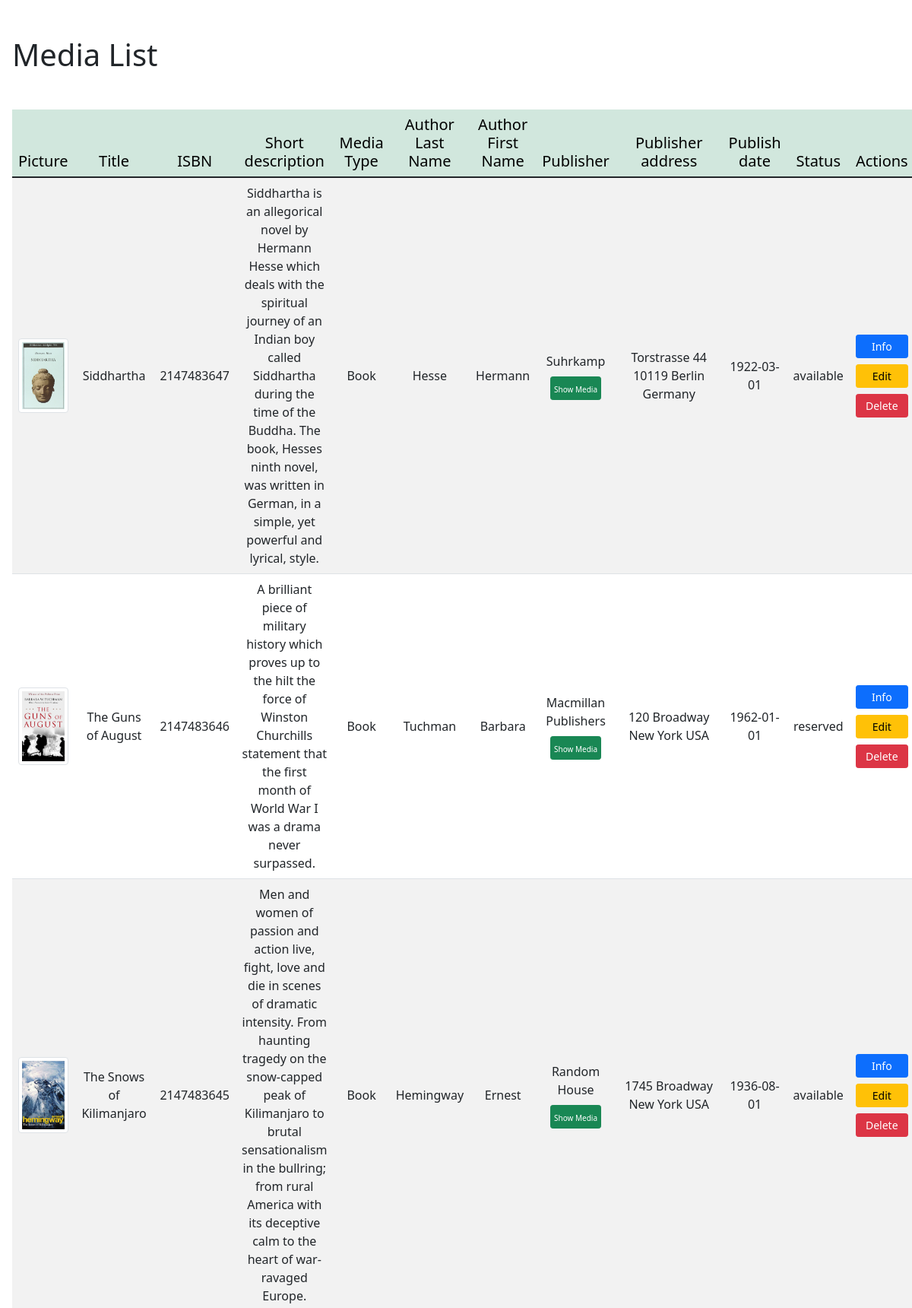
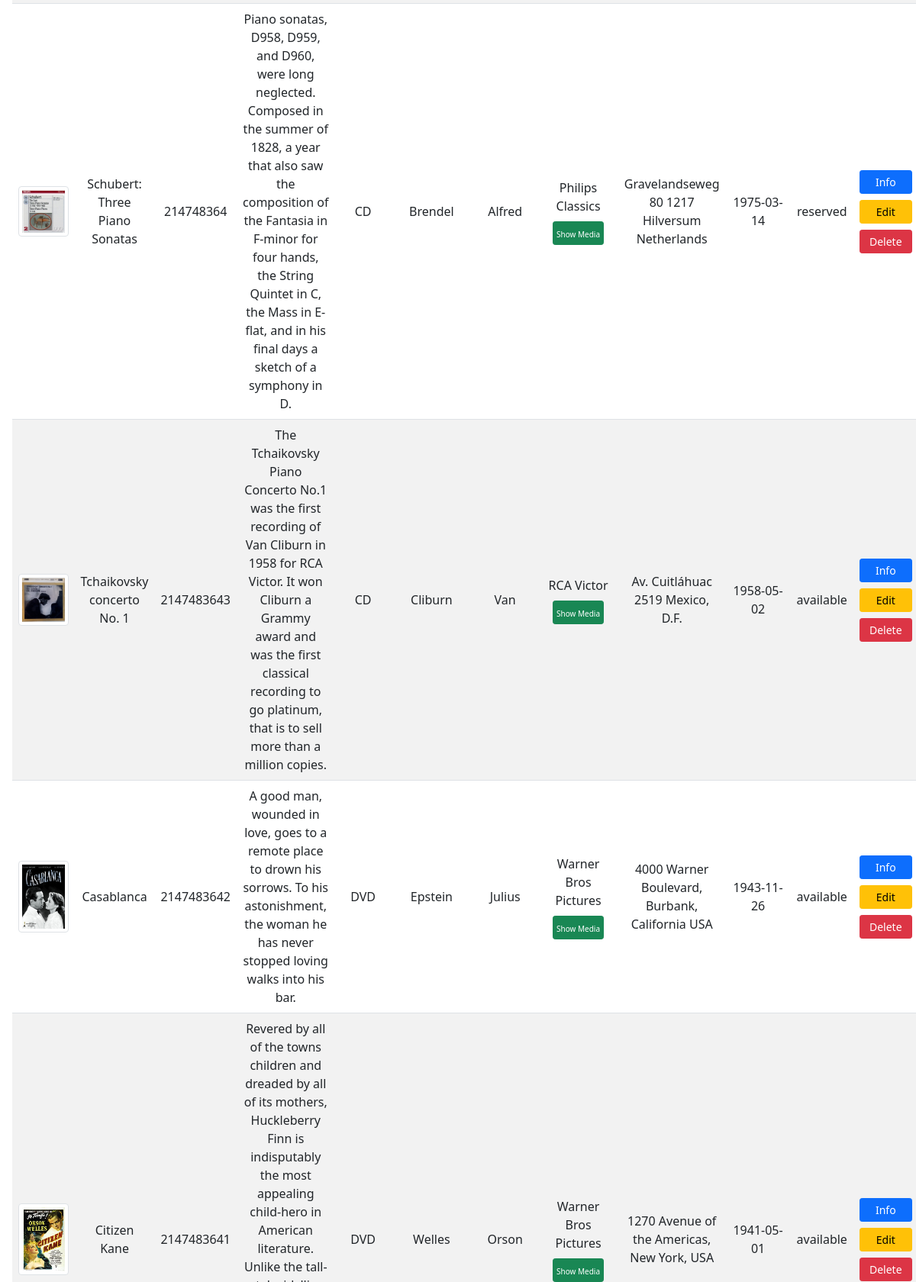
The page / (upper part) on the database its author committed (2 pictures, top to bottom).
### tables this page shows
CREATE TABLE `Media` (
  `bookID` int(11) NOT NULL,
  `picture` varchar(250) DEFAULT NULL,
  `title` varchar(30) NOT NULL,
  `ISBN` int(13) NOT NULL,
  `short_description` varchar(650) NOT NULL,
  `book_type` varchar(13) NOT NULL,
  `author_first_name` varchar(50) NOT NULL,
  `author_last_name` varchar(50) NOT NULL,
  `publisher_name` varchar(50) NOT NULL,
  `publisher_address` varchar(50) NOT NULL,
  `publish_date` date NOT NULL,
  `book_status` enum('available','reserved') NOT NULL
);

### index.php (the view, shortened to what this page needs)
<?php
require_once "actions/db_connect.php";
$sql = "SELECT * FROM Media";
$result = mysqli_query($connect, $sql);
$tbody = '';
if (mysqli_num_rows($result) > 0) {
    while ($row = mysqli_fetch_array($result, MYSQLI_ASSOC)) {
        $tbody .= "<tr>
                <td><img class='img-thumbnail' src='pictures/" . $row['picture'] . "'</td>
                <td>" . $row['title'] . "</td>
                <td>" . $row['ISBN'] . "</td>
                <td>" . $row['short_description'] . "</td>
                <td>" . $row['book_type'] . "</td>
                <td>" . $row['author_last_name'] . "</td>
                <td>" . $row['author_first_name'] . "</td>
                <td>" . $row['publisher_name'] . "<br>" . "<a href='publisher.php?publisher_name=" . $row['publisher_name'] . "'><button class='btn btn-success btn-sm p-1 mt-2' type='button'><span style='font-size:x-small;'>Show Media</span></button></a></td>
                <td>" . $row['publisher_address'] . "</td>
                <td>" . $row['publish_date'] . "</td>
                <td>" . $row['book_status'] . "</td>
                <td><a href='details.php?bookID=" . $row['bookID'] . "'><button class='btn btn-primary btn-sm w-100 mb-2' type='button'>Info</button></a>
                <a href='update.php?bookID=" . $row['bookID'] . "'><button class='btn btn-warning btn-sm w-100 mb-2' type='button'>Edit</button></a>
                <a href='delete.php?bookID=" . $row['bookID'] . "'><button class='btn btn-danger btn-sm w-100' type='button'>Delete</button></a></td>
                </tr>";
    }
} else {
    $tbody = "<tr><td colspan='5'><center>No Data Available</center></td></tr>";
}
?>
<!DOCTYPE html>
<html lang="en">
<head>
    <?php require_once 'components/boot.php' ?>
</head>
<body>
    <div class="manageProduct ms-3 me-3 mt-3">
        <p class='mt-5 mb-5 display-6'>Media List</p>
        <table class='table table-striped'>
            <thead class='table-success'>
                <tr>
                    <th class='h5'>Picture</th>
                    <th class='h5'>Title</th>
                    <th class='h5'>ISBN</th>
                    <th class='h5'>Short description</th>
                    <th class='h5'>Media Type</th>
                    <th class='h5'>Author Last Name</th>
                    <th class='h5'>Author First Name</th>
                    <th class='h5'>Publisher</th>
                    <th class='h5'>Publisher address</th>
                    <th class='h5'>Publish date</th>
                    <th class='h5'>Status</th>
                    <th class='h5'>Actions</th>
                </tr>
            </thead>
            <tbody>
                <?= $tbody; ?>
            </tbody>
        </table>
    </div>
</body>
</html>

### components/boot.php (shortened to what this page needs)
<link href="https://cdn.jsdelivr.net/npm/bootstrap@5.1.3/dist/css/bootstrap.min.css" rel="stylesheet">

### index.php (style rules this page uses)
.manageProduct { margin: auto; }
.img-thumbnail { width: 36vw !important; height: auto !important; }
td { text-align: center; vertical-align: middle; }
tr { text-align: center; }

### rows shown on the page
media: picture (picture), title "Siddhartha", ISBN "2147483647", short_description "Siddhartha is an allegorical novel by Hermann Hesse which deals with the spiritual journey of an Indian boy called Siddhartha during the time of the Buddha. The book, Hesses ninth novel, was written in German, in a simple, yet powerful and lyrical, style.", book_type "Book", author_last_name "Hesse", author_first_name "Hermann", publisher_name "Suhrkamp", publisher_address "Torstrasse 44 10119 Berlin Germany", publish_date "1922-03-01", book_status "available"
media: picture (picture), title "The Guns of August", ISBN "2147483646", short_description "A brilliant piece of military history which proves up to the hilt the force of Winston Churchills statement that the first month of World War I was a drama never surpassed.", book_type "Book", author_last_name "Tuchman", author_first_name "Barbara", publisher_name "Macmillan Publishers", publisher_address "120 Broadway New York USA", publish_date "1962-01-01", book_status "reserved"
media: picture (picture), title "The Snows of Kilimanjaro", ISBN "2147483645", short_description "Men and women of passion and action live, fight, love and die in scenes of dramatic intensity. From haunting tragedy on the snow-capped peak of Kilimanjaro to brutal sensationalism in the bullring; from rural America with its deceptive calm to the heart of war-ravaged Europe.", book_type "Book", author_last_name "Hemingway", author_first_name "Ernest", publisher_name "Random House", publisher_address "1745 Broadway New York USA", publish_date "1936-08-01", book_status "available"
media: picture (picture), title "Schubert: Three Piano Sonatas", ISBN "214748364", short_description "Piano sonatas, D958, D959, and D960, were long neglected. Composed in the summer of 1828, a year that also saw the composition of the Fantasia in F-minor for four hands, the String Quintet in C, the Mass in E-flat, and in his final days a sketch of a symphony in D.", book_type "CD", author_last_name "Brendel", author_first_name "Alfred", publisher_name "Philips Classics", publisher_address "Gravelandseweg 80 1217 Hilversum Netherlands", publish_date "1975-03-14", book_status "reserved"
media: picture (picture), title "Tchaikovsky concerto No. 1", ISBN "2147483643", short_description "The Tchaikovsky Piano Concerto No.1 was the first recording of Van Cliburn in 1958 for RCA Victor. It won Cliburn a Grammy award and was the first classical recording to go platinum, that is to sell more than a million copies.", book_type "CD", author_last_name "Cliburn", author_first_name "Van", publisher_name "RCA Victor", publisher_address "Av. Cuitláhuac 2519 Mexico, D.F.", publish_date "1958-05-02", book_status "available"
media: picture (picture), title "Casablanca", ISBN "2147483642", short_description "A good man, wounded in love, goes to a remote place to drown his sorrows. To his astonishment, the woman he has never stopped loving walks into his bar.", book_type "DVD", author_last_name "Epstein", author_first_name "Julius", publisher_name "Warner Bros Pictures", publisher_address "4000 Warner Boulevard, Burbank, California USA", publish_date "1943-11-26", book_status "available"
media: picture (picture), title "Citizen Kane", ISBN "2147483641", book_type "DVD", author_last_name "Welles", author_first_name "Orson", publisher_name "Warner Bros Pictures", publisher_address "1270 Avenue of the Americas, New York, USA", publish_date "1941-05-01", book_status "available"
